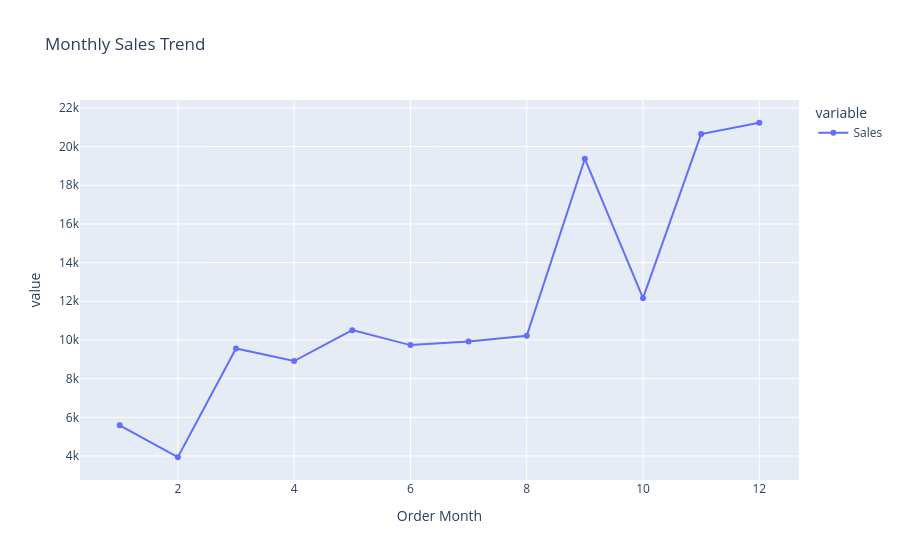

Notebook source saved alongside this figure:
### Code cell
fig = px.line(
    monthly_sales,
    title="Monthly Sales Trend",
    markers=True
)

fig.show()

### Figure 1 — Plotly figure (JSON) as saved in the notebook; plotly's stock layout.template omitted (floating-point values rounded to 4 significant figures)
{"data": [{"hovertemplate": "variable=Sales<br>Order Month=%{x}<br>value=%{y}<extra></extra>", "legendgroup": "Sales", "line": {"color": "#636efa", "dash": "solid"}, "marker": {"symbol": "circle"}, "mode": "lines+markers", "name": "Sales", "orientation": "v", "showlegend": true, "type": "scatter", "x": [1, 2, 3, 4, 5, 6, 7, 8, 9, 10, 11, 12], "xaxis": "x", "y": [5583.0, 3934.0, 9562.0, 8911.0, 10510.0, 9734.0, 9923.0, 10220.0, 19370.0, 12160.0, 20650.0, 21230.0], "yaxis": "y"}], "layout": {"legend": {"title": {"text": "variable"}, "tracegroupgap": 0}, "title": {"text": "Monthly Sales Trend"}, "xaxis": {"anchor": "y", "domain": [0, 1], "title": {"text": "Order Month"}}, "yaxis": {"anchor": "x", "domain": [0, 1], "title": {"text": "value"}}}}
